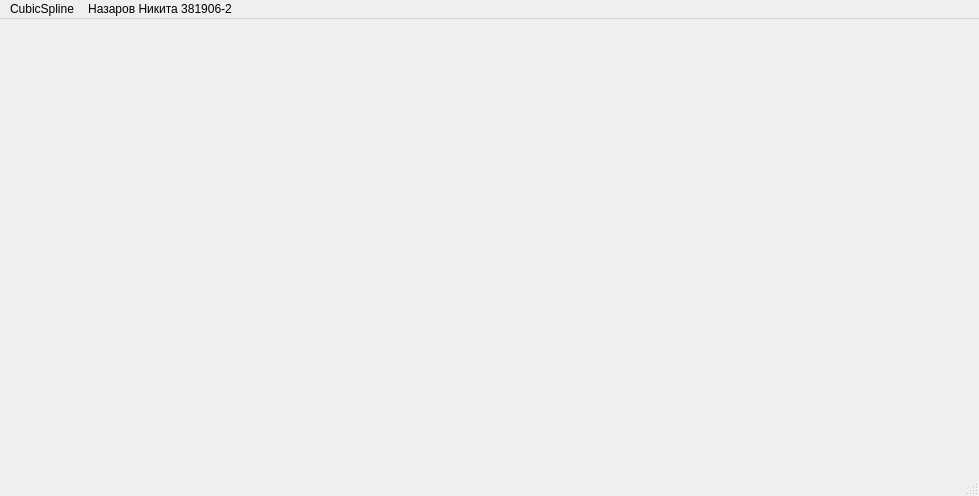
<?xml version="1.0" encoding="UTF-8"?>
<ui version="4.0">
 <class>MainWindow</class>
 <widget class="QMainWindow" name="MainWindow">
  <property name="geometry">
   <rect>
    <x>0</x>
    <y>0</y>
    <width>979</width>
    <height>496</height>
   </rect>
  </property>
  <property name="windowTitle">
   <string>MainWindow</string>
  </property>
  <widget class="QWidget" name="centralwidget">
   <layout class="QGridLayout" name="gridLayout">
    <item row="0" column="0">
     <widget class="QCustomPlot" name="widget" native="true"/>
    </item>
   </layout>
  </widget>
  <widget class="QMenuBar" name="menubar">
   <property name="geometry">
    <rect>
     <x>0</x>
     <y>0</y>
     <width>979</width>
     <height>20</height>
    </rect>
   </property>
   <widget class="QMenu" name="menuCubicSpline">
    <property name="title">
     <string>CubicSpline</string>
    </property>
   </widget>
   <widget class="QMenu" name="menu_381906_2">
    <property name="title">
     <string>Назаров Никита 381906-2</string>
    </property>
   </widget>
   <addaction name="menuCubicSpline"/>
   <addaction name="menu_381906_2"/>
  </widget>
  <widget class="QStatusBar" name="statusbar"/>
 </widget>
 <customwidgets>
  <customwidget>
   <class>QCustomPlot</class>
   <extends>QWidget</extends>
   <header>qcustomplot.h</header>
   <container>1</container>
  </customwidget>
 </customwidgets>
 <resources/>
 <connections/>
</ui>
